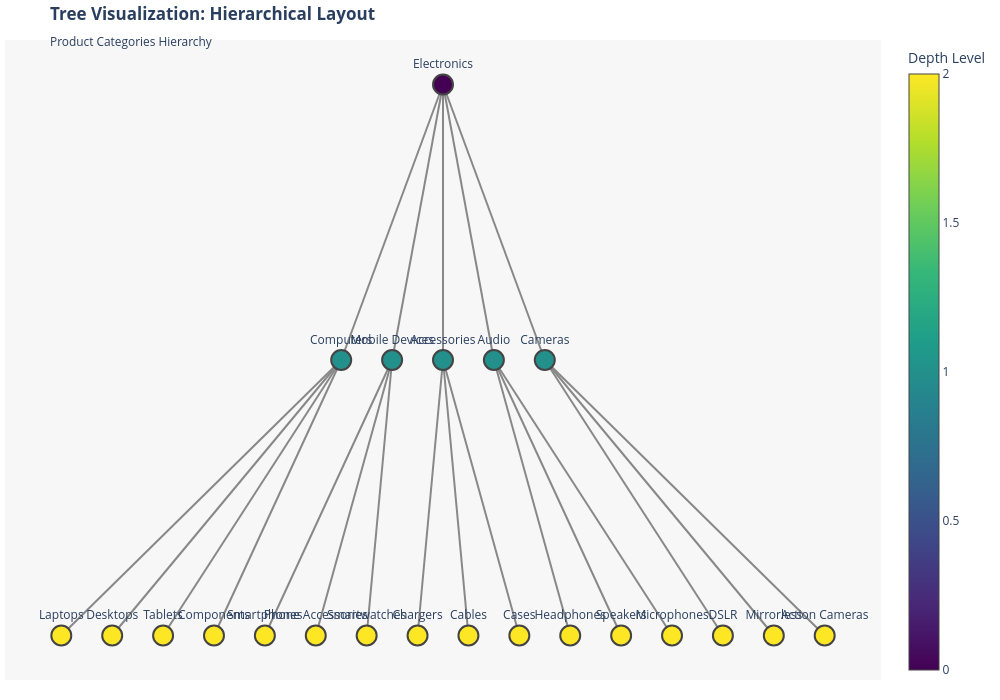

Source (notebook cell):
### Markdown cell above
---

## 4. Tree Visualization

### 4.1 Tree Visualization Layout 1: Hierarchical Layout

### Code cell
# Tree Hierarchical Layout Visualization
print("Creating Tree Visualization 1: Hierarchical Layout...")

# Get positions
pos_hier = layout_positions['tree']['hierarchical']

# Prepare edge traces for hierarchical layout
edge_x_hier = []
edge_y_hier = []

for edge in tree.edges():
    x0, y0 = pos_hier[edge[0]]
    x1, y1 = pos_hier[edge[1]]
    edge_x_hier.extend([x0, x1, None])
    edge_y_hier.extend([y0, y1, None])

# Create edge trace
edge_trace_hier = go.Scatter(
    x=edge_x_hier, y=edge_y_hier,
    mode='lines',
    line=dict(width=2, color='#888'),
    hoverinfo='none',
    showlegend=False
)

# Prepare node trace
node_x_hier = []
node_y_hier = []
node_text_hier = []
node_color_hier = []

depths = dict(nx.shortest_path_length(tree, source='Electronics'))

for node in tree.nodes():
    x, y = pos_hier[node]
    node_x_hier.append(x)
    node_y_hier.append(y)
    node_text_hier.append(node)
    # Color by depth
    node_color_hier.append(depths[node])

# Create node trace
node_trace_hier = go.Scatter(
    x=node_x_hier, y=node_y_hier,
    mode='markers+text',
    text=node_text_hier,
    textposition='top center',
    hoverinfo='text',
    hovertext=node_text_hier,
    marker=dict(
        size=20,
        color=node_color_hier,
        colorscale='Viridis',
        showscale=True,
        colorbar=dict(title="Depth Level"),
        line_width=2
    )
)

# Create figure
fig_tree_hier = go.Figure(data=[edge_trace_hier, node_trace_hier])

fig_tree_hier.update_layout(
    title='<b>Tree Visualization: Hierarchical Layout</b><br><sub>Product Categories Hierarchy</sub>',
    showlegend=False,
    hovermode='closest',
    margin=dict(b=20, l=5, r=5, t=40),
    xaxis=dict(showgrid=False, zeroline=False, showticklabels=False),
    yaxis=dict(showgrid=False, zeroline=False, showticklabels=False),
    height=700,
    width=1000,
    plot_bgcolor='rgba(240, 240, 240, 0.5)'
)

fig_tree_hier.show()
print("✓ Tree Hierarchical Layout visualization created!")

### Figure 1 — Plotly figure (JSON) as saved in the notebook; plotly's stock layout.template omitted (floating-point values rounded to 4 significant figures)
{"data": [{"hoverinfo": "none", "line": {"color": "#888", "width": 2}, "mode": "lines", "showlegend": false, "type": "scatter", "x": [-1, -5, null, -1, -3, null, -1, -1, null, -1, 1, null, -1, 3, null, -5, -16, null, -5, -14, null, -5, -12, null, -5, -10, null, -3, -8, null, -3, -6, null, -3, -4, null, -1, -2, null, -1, 0, null, -1, 2, null, 1, 4, null, 1, 6, null, 1, 8, null, 3, 10, null, 3, 12, null, 3, 14, null], "y": [0, -3, null, 0, -3, null, 0, -3, null, 0, -3, null, 0, -3, null, -3, -6, null, -3, -6, null, -3, -6, null, -3, -6, null, -3, -6, null, -3, -6, null, -3, -6, null, -3, -6, null, -3, -6, null, -3, -6, null, -3, -6, null, -3, -6, null, -3, -6, null, -3, -6, null, -3, -6, null, -3, -6, null]}, {"hoverinfo": "text", "hovertext": ["Electronics", "Computers", "Mobile Devices", "Accessories", "Audio", "Cameras", "Laptops", "Desktops", "Tablets", "Components", "Smartphones", "Phone Accessories", "Smartwatches", "Chargers", "Cables", "Cases", "Headphones", "Speakers", "Microphones", "DSLR", "Mirrorless", "Action Cameras"], "marker": {"color": [0, 1, 1, 1, 1, 1, 2, 2, 2, 2, 2, 2, 2, 2, 2, 2, 2, 2, 2, 2, 2, 2], "colorbar": {"title": {"text": "Depth Level"}}, "colorscale": [[0, "#440154"], [0.1111, "#482878"], [0.2222, "#3e4989"], [0.3333, "#31688e"], [0.4444, "#26828e"], [0.5556, "#1f9e89"], [0.6667, "#35b779"], [0.7778, "#6ece58"], [0.8889, "#b5de2b"], [1, "#fde725"]], "line": {"width": 2}, "showscale": true, "size": 20}, "mode": "markers+text", "text": ["Electronics", "Computers", "Mobile Devices", "Accessories", "Audio", "Cameras", "Laptops", "Desktops", "Tablets", "Components", "Smartphones", "Phone Accessories", "Smartwatches", "Chargers", "Cables", "Cases", "Headphones", "Speakers", "Microphones", "DSLR", "Mirrorless", "Action Cameras"], "textposition": "top center", "type": "scatter", "x": [-1, -5, -3, -1, 1, 3, -16, -14, -12, -10, -8, -6, -4, -2, 0, 2, 4, 6, 8, 10, 12, 14], "y": [0, -3, -3, -3, -3, -3, -6, -6, -6, -6, -6, -6, -6, -6, -6, -6, -6, -6, -6, -6, -6, -6]}], "layout": {"height": 700, "hovermode": "closest", "margin": {"b": 20, "l": 5, "r": 5, "t": 40}, "plot_bgcolor": "rgba(240, 240, 240, 0.5)", "showlegend": false, "title": {"text": "<b>Tree Visualization: Hierarchical Layout</b><br><sub>Product Categories Hierarchy</sub>"}, "width": 1000, "xaxis": {"showgrid": false, "showticklabels": false, "zeroline": false}, "yaxis": {"showgrid": false, "showticklabels": false, "zeroline": false}}}
